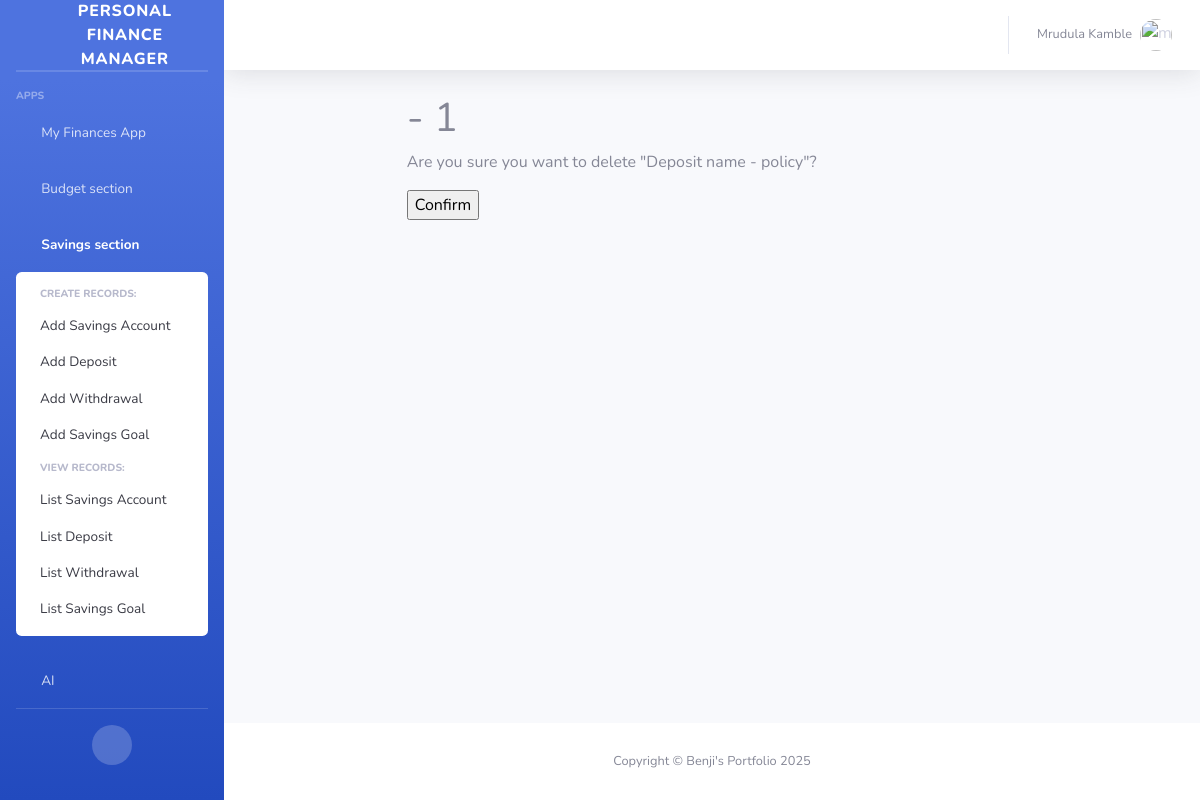
Page /savings_section/deposit_detail/policy/ (signed in) on the committed database.
### accounts/models.py (models this page shows, shortened)
class CustomUser(AbstractUser, PermissionsMixin):
    first_name = models.CharField(_('first name'), max_length=30, blank=False, null=False, unique=True)
    last_name = models.CharField(_('last name'), max_length=30, blank=False, null=False, unique=True)
    email = models.EmailField(_('email address'), unique=True, blank=False, null=False)
    phone_number = models.CharField(max_length=15, blank=False, null=False)
    is_active = models.BooleanField(_('active'), default=False)
    is_staff = models.BooleanField(_('staff status'), default=False)
    enable_two_factor_authentication = models.BooleanField(null=True, blank=True)
    date_joined = models.DateTimeField(_('date joined'), default=timezone.now)
    email_verified = models.BooleanField(_('email verified'), default=False,
                                         help_text=_('Designates whether the user has verified their email.'))
    objects = CustomUserManager()
    USERNAME_FIELD = 'email'
    REQUIRED_FIELDS = ['first_name', 'last_name']

### savings_section/models.py (models this page shows, shortened)
class Deposit(models.Model):
    user = models.ForeignKey(settings.AUTH_USER_MODEL, on_delete=models.CASCADE)
    name = models.CharField(max_length=50, null=False, blank=False)
    amount = models.DecimalField(max_digits=10, decimal_places=2)
    savings = models.ForeignKey(SavingsAccount, on_delete=models.CASCADE)
    slug = models.SlugField(blank=True, null=True, unique=True)
    description = models.TextField(max_length=100, null=True, blank=True)
    created_at = models.DateTimeField(auto_now_add=True)
    updated_at = models.DateTimeField(auto_now=True)
    def __str__(self):
        return f'Deposit name - {self.name}'

### savings_section/views.py (the view)
# urls.py: path('deposit_detail/<slug:slug>/', DepositDetailView.as_view(), name='deposit_detail'),
@method_decorator(login_required, name='dispatch')
@method_decorator(csrf_protect, name='dispatch')
class DepositDetailView(DetailView):
    model = Deposit
    template_name = 'savings_section/savings_section_delete.html'
    extra_context = {'detail_what': 'Deposit'}
    def get_queryset(self):
        user = self.request.user
        return Deposit.objects.filter(user=user).order_by('-id')

### helper/context_processors.py (called while the page is built)
def add_custom_context(request):
    return {
        'app_name': request.resolver_match.app_name,
        'page_path': request.path,
        'today': datetime.today(),
        'user': request.user if request.user.is_authenticated else None
    }

### templates/savings_section/savings_section_delete.html
{% extends 'base2.html' %}
{% block content %}
<div class="row">
    <div class="col-lg-8 mx-auto">
        <h1>{{ delete_what }} - {{ object.id }}</h1>
        <form method="post">{% csrf_token %}
            <p>Are you sure you want to delete "{{ object }}"?</p>
            <input type="submit" value="Confirm">
        </form>
    </div>
</div>
{% endblock %}

### templates/base2.html (shortened to what this page needs)
{% load static %}
{% load crispy_forms_tags %}
<html lang="en">
<head>
    <link href="{% static 'vendor/fontawesome-free/css/all.min.css' %}" rel="stylesheet" type="text/css">
    <link href="{% static 'css/sb-admin-2.min.css' %}" rel="stylesheet">
</head>
<body id="page-top">
<div id="wrapper">
    <ul class="navbar-nav bg-gradient-primary sidebar sidebar-dark accordion" id="accordionSidebar">
        <a class="sidebar-brand d-flex align-items-center justify-content-center" href="{% url 'website:index' %}">
            <div class="sidebar-brand-icon rotate-n-15">
                <i class="fas fa-laugh-wink"></i>
            </div>
            <div class="sidebar-brand-text mx-3">Personal Finance Manager</div>
        </a>
        <hr class="sidebar-divider my-0">
        <hr class="sidebar-divider">
        <div class="sidebar-heading">
            Apps
        </div>
        {% if user %}
            <li class="nav-item{% if app_name == 'my_finances' %} active{% endif %}">
                <a class="nav-link{% if app_name != 'my_finances' %} collapsed{% endif %}" href="#"
                   data-toggle="collapse" data-target="#collapseTwo"
                   aria-expanded="true" aria-controls="collapseTwo">
                    <i class="fas fa-fw fa-cog"></i>
                    <span>My Finances App</span>
                </a>
                        {% url 'my_finances:current_period' as my_finances_current_period %}
                        {% url 'my_finances:year_overview' as my_finances_year_overview %}
                        {% url 'my_finances:balance_create' as my_finances_balance_create %}
                        {% url 'my_finances:income_create' as my_finances_income_create %}
                        {% url 'my_finances:outcome_create' as my_finances_outcome_create %}
                        {% url 'my_finances:balance_list' as my_finances_balance_list %}
                        {% url 'my_finances:income_list' as my_finances_income_list %}
                        {% url 'my_finances:outcome_list' as my_finances_outcome_list %}
            </li>
       <li class="nav-item{% if app_name == 'budget_section' %} active{% endif %}">
            <a class="nav-link{% if app_name != 'budget_section' %} collapsed{% endif %}" href="#"
               data-toggle="collapse" data-target="#collapse2"
               aria-expanded="true" aria-controls="collapse2">
                <i class="fas fa-fw fa-cog"></i>
                <span>Budget section</span>
            </a>
                    {% url 'budget_section:budget_create' as budget_section_budget_create %}
                    {% url 'budget_section:category_create' as budget_section_category_create %}
                    {% url 'budget_section:transaction_create' as budget_section_transaction_create %}
                     {% url 'budget_section:budget_list' as budget_section_budget_list %}
                    {% url 'budget_section:category_list' as budget_section_category_list %}
                    {% url 'budget_section:transaction_list' as budget_section_transaction_list %}
        </li>
          <li class="nav-item{% if app_name == 'savings_section' %} active{% endif %}">
            <a class="nav-link{% if app_name != 'savings_section' %} collapsed{% endif %}" href="#"
               data-toggle="collapse" data-target="#collapse3"
               aria-expanded="true" aria-controls="collapse3">
                <i class="fas fa-fw fa-cog"></i>
                <span>Savings section</span>
            </a>
            <div id="collapse3" class="collapse{% if app_name == 'savings_section' %} show{% endif %}"
                 aria-labelledby="headingTwo" data-parent="#accordionSidebar">
                <div class="bg-white py-2 collapse-inner rounded">
                    <h6 class="collapse-header">Create records:</h6>
                    {% url 'savings_section:savings_create' as savings_section_savings_create %}
                    {% url 'savings_section:deposit_create' as savings_section_deposit_create %}
                    {% url 'savings_section:withdrawal_create' as savings_section_withdrawal_create %}
                    {% url 'savings_section:savings_goal_create' as savings_section_savings_goal_create %}
                    <a class="collapse-item{% if page_path == savings_section_savings_create %} active{% endif %}"
                           href="{{ savings_section_savings_create }}">Add Savings Account</a>
                    <a class="collapse-item{% if page_path == savings_section_deposit_create %} active{% endif %}"
                       href="{{ savings_section_deposit_create }}">Add Deposit</a>
                    <a class="collapse-item{% if page_path == savings_section_withdrawal_create %} active{% endif %}"
                       href="{{savings_section_withdrawal_create }}">Add Withdrawal</a>
                    <a class="collapse-item{% if page_path == savings_section_savings_goal_create %} active{% endif %}"
                       href="{{savings_section_savings_goal_create }}">Add Savings Goal</a>
                    <h6 class="collapse-header">View records:</h6>
                    {% url 'savings_section:savings_list' as savings_section_savings_list %}
                    {% url 'savings_section:deposits_list' as savings_section_deposit_list %}
                    {% url 'savings_section:withdrawals_list' as savings_section_withdrawal_list %}
                    {% url 'savings_section:savings_goals_list' as savings_section_savings_goal_list %}
                     <a class="collapse-item{% if page_path == savings_section_savings_list %} active{% endif %}"
                           href="{{ savings_section_savings_list }}">List Savings Account</a>
                    <a cLass="coLLapse-item{% if page_path == savings_section_deposit_list %} active{% endif %}"
                       href="{{ savings_section_deposit_list }}">List Deposit</a>
                    <a class="collapse-item{% if page_path == savings_section_withdrawal_list %} active{% endif %}"
                       href="{{savings_section_withdrawal_list }}">List Withdrawal</a>
                    <a class="collapse-item{% if page_path == savings_section_savings_goal_list %} active{% endif %}"
                       href="{{savings_section_savings_goal_list }}">List Savings Goal</a>
                </div>
            </div>
        </li>
        <li class="nav-item">
            <a class="nav-link collapsed" href="/ai/dashboard/">
                <i class="fas fa-fw fa-cog"></i>
                <span>AI</span>
            </a>
        </li>
        {% endif %}
        <hr class="sidebar-divider">
        <div class="text-center d-none d-md-inline">
            <button class="rounded-circle border-0" id="sidebarToggle"></button>
        </div>
    </ul>
    <div id="content-wrapper" class="d-flex flex-column">
        <div id="content">
            <nav class="navbar navbar-expand navbar-light bg-white topbar mb-4 static-top shadow">
                <ul class="navbar-nav ml-auto">
                    <li class="nav-item dropdown no-arrow">
                        {% if user %}
                            <a class="nav-link dropdown-toggle" href="#" id="userDropdown" role="button"
                               data-toggle="dropdown" aria-haspopup="true" aria-expanded="false">
                                <span class="mr-2 d-none d-lg-inline text-gray-600 small">{{ user.first_name }} {{ user.last_name }}</span>
                                <img class="img-profile rounded-circle"
                                     src="https://w7.pngwing.com/pngs/4/736/png-transparent-female-avatar-girl-face-woman-user-flat-classy-users-icon.png" alt="{{ user.username }}">
                            </a>
                        {% endif %}
                    </li>
                </ul>
            </nav>
            <div class="container-fluid">
                {% block content %}
                {% endblock %}
            </div>
        </div>
        <footer class="sticky-footer bg-white">
            <div class="container my-auto">
                <div class="copyright text-center my-auto">
                    <span>Copyright &copy; Benji's Portfolio {{ today.year }}</span>
                </div>
            </div>
        </footer>
    </div>
</div>
</body>
</html>

### rows in the picture
CustomUser: first_name "Mrudula", last_name "Kamble"
Deposit: id "1", name "Deposit name - policy"
